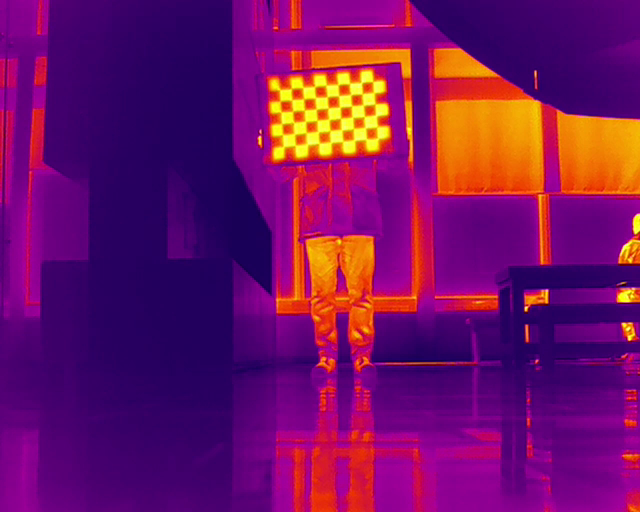
#> input picture works/fusion/registration/Huajun_scheme/Image registration/ir.png, 640 x 512 px
$ python warp_2.py
#> lines starting #> are read from the running program, lines starting #| are printed output that depends on the picture
import numpy as np
import cv2
import matplotlib.pyplot as plt

# 已拟合的 R 和 t
R = np.array([[ 0.99939278,  0.01788039, -0.02990576],
            [-0.02114781,  0.99339525, -0.11277701],
            [ 0.02769175,  0.11334097,  0.99317017]])
t = np.array([-8.28939947e-07, -2.66227653e-06, -9.72552714e-05])

# 手动输入内参矩阵
K_ir = np.array([
    [1044.03628677823, 0, 335.125645561794],
    [0, 1051.80215540345, 341.579677246452],
    [0, 0, 1]
])
K_vi = np.array([
    [2901.19910315714, 0, 940.239619965275],
    [0, 2893.75517626367, 618.475768281058],
    [0, 0, 1]
])

# 加载红外图像
ir_img_path = 'ir.png'
ir_img = cv2.imread(ir_img_path, cv2.IMREAD_GRAYSCALE)
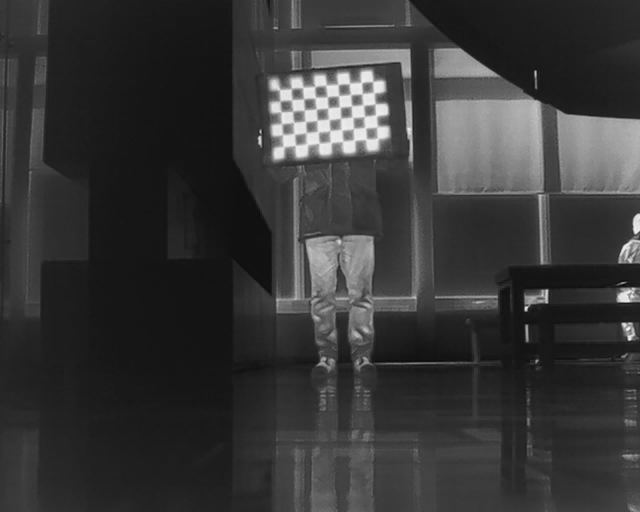
#> ir_img: shape (512, 640); min 9, max 240, mean 55.1

# 创建 3x3 透视变换矩阵，将 (R | t) 填入
M = np.hstack((R, t.reshape(-1, 1)))

# 使用内参矩阵 K_ir 乘以组合矩阵 M
M_perspective = np.dot(K_ir, M).astype(np.float32)

# 只取前 3 列，作为 3x3 的矩阵传递给 warpPerspective
M_perspective = M_perspective[:, :3]

# 执行透视变换，将红外图像转换到 RGB 图像的坐标系中
h, w = ir_img.shape[:2]
#> h = 512; w = 640
warped_ir_img = cv2.warpPerspective(ir_img, M_perspective, (w, h))
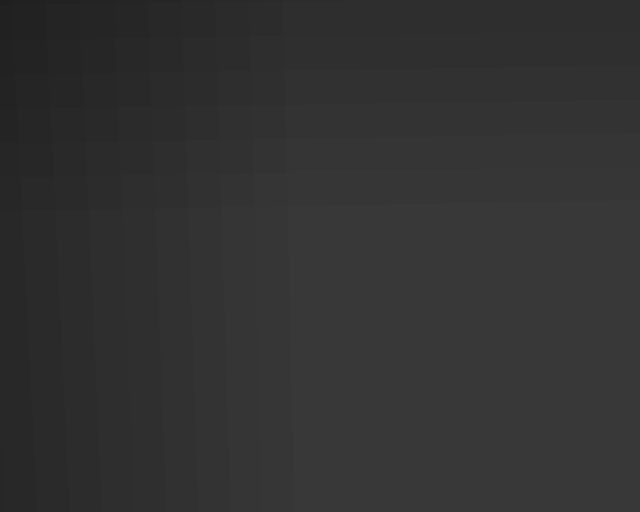
#> warped_ir_img: shape (512, 640); min 31, max 56, mean 49.9

# 可视化结果
plt.figure(figsize=(10, 5))
plt.subplot(1, 2, 1)
plt.title('Original IR Image')
plt.imshow(ir_img, cmap='gray')

plt.subplot(1, 2, 2)
plt.title('Warped IR Image')
plt.imshow(warped_ir_img, cmap='gray')

plt.show()
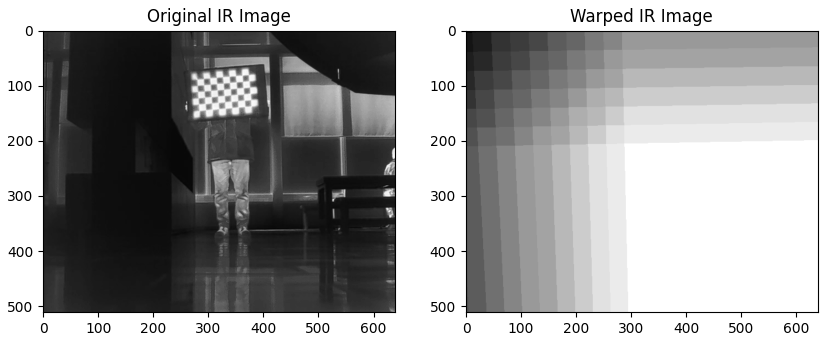
#> figure drawn by matplotlib, 2 panels

$ run again, with works/fusion/registration/Huajun_scheme/Image registration/ir_test2.png copied over works/fusion/registration/Huajun_scheme/Image registration/ir.png
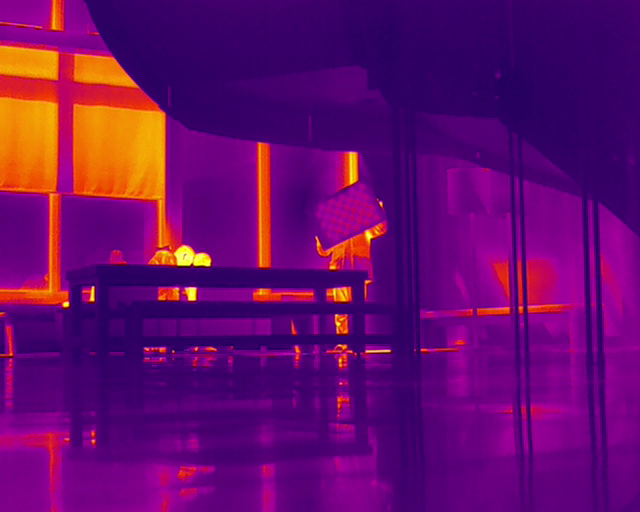
#> input picture works/fusion/registration/Huajun_scheme/Image registration/ir_test2.png, 640 x 512 px
#> `ir_img = cv2.imread(ir_img_path, cv2.IMREAD_GRAYSCALE)`:
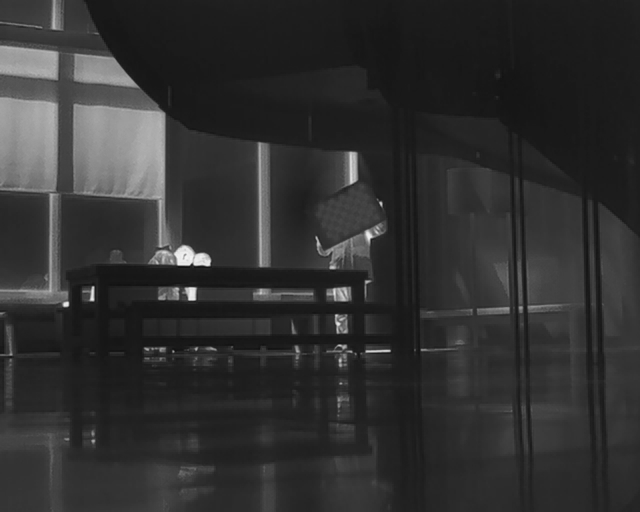
#> ir_img: shape (512, 640); min 16, max 243, mean 48.6
#> `plt.show()`:
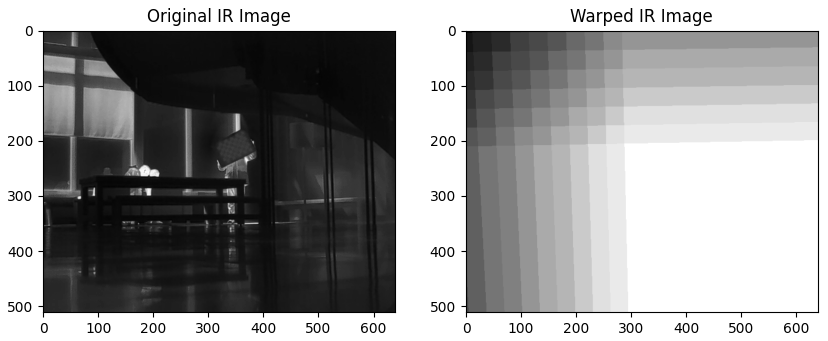
#> figure drawn by matplotlib, 2 panels

$ run again, with works/fusion/registration/Huajun_scheme/Image registration/t5.png copied over works/fusion/registration/Huajun_scheme/Image registration/ir.png
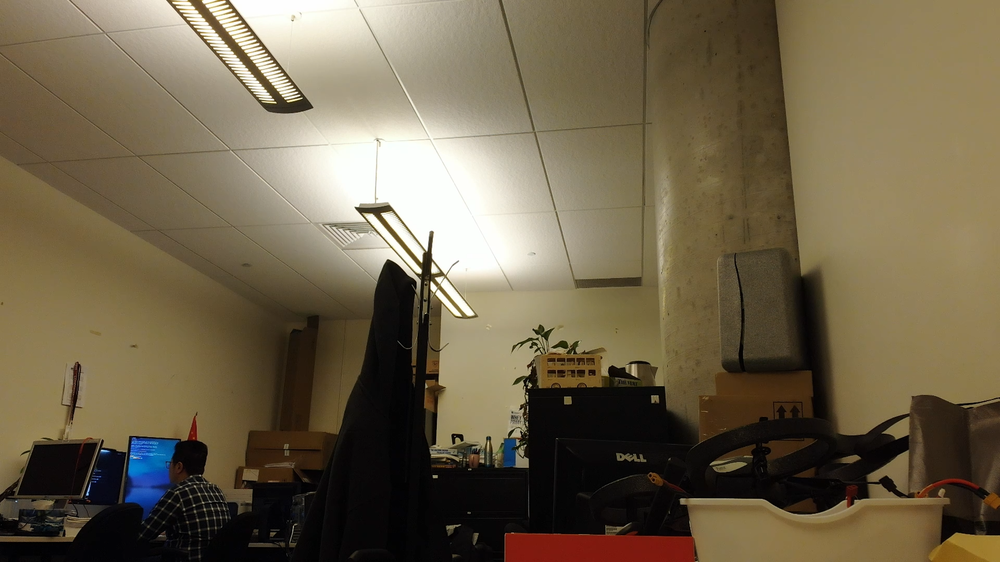
#> input picture works/fusion/registration/Huajun_scheme/Image registration/t5.png, 1000 x 562 px, shrunk from 1920 x 1080 before the run
#> `warped_ir_img = cv2.warpPerspective(ir_img, M_perspective, (w, h))`:
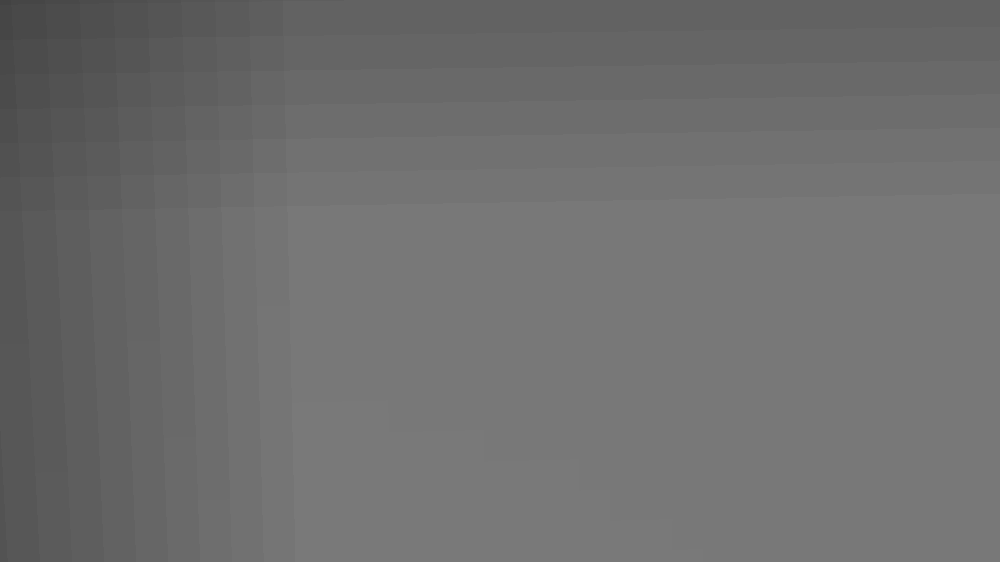
#> warped_ir_img: shape (562, 1000); min 67, max 121, mean 110.3
#> `plt.show()`:
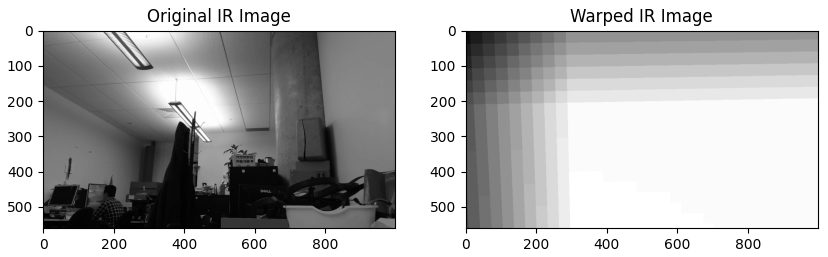
#> figure drawn by matplotlib, 2 panels
